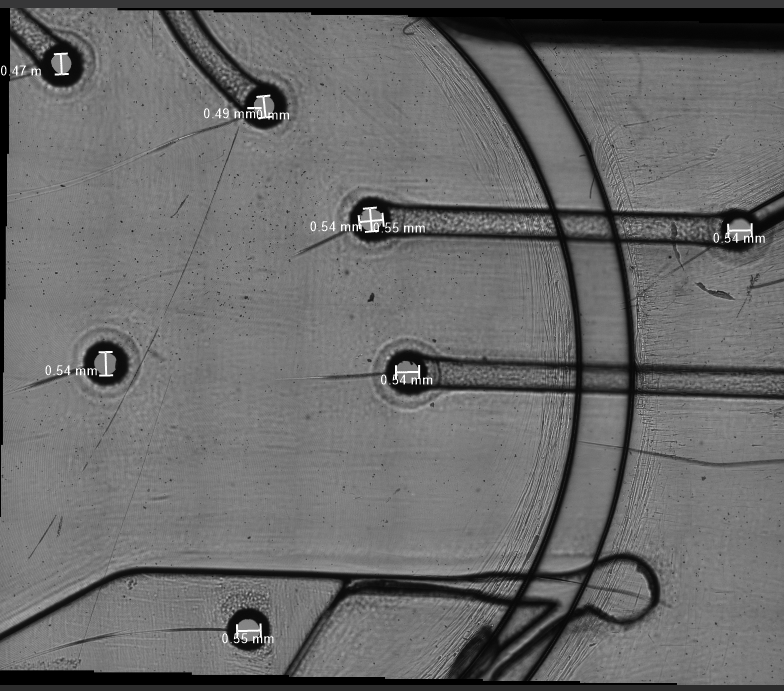
#> input picture 48_holes.png, 784 x 691 px; its folder holds only this picture in this run
$ python preprocess.py --image 48_holes.png --folder .
#> lines starting #> are read from the running program, lines starting #| are printed output that depends on the picture; after the words box and inside, x2 and y2 are one past the last pixel; in counts of white or black regions, pixels touching at a corner belong together
"""
preprocess.py
=============
Achira Beta Cartridge — Image Preprocessing Module
DWG: ACMCTA001  |  Material: PMMA  |  Microscope: 5X, stitched PNG

PURPOSE
-------
Converts raw stitched microscope PNGs into clean, edge-enhanced images
ready for feature detection and measurement.

Tuned to the observed characteristics of the actual cartridge images:
  - Holes_ch00.png  : 8911×6136 px, RGBA (alpha channel must be stripped)
  - neck_ch00.png   : 4503×3416 px, RGB
  - DAB_ch00.png    : ~10 MB, RGB
  - Mixing_ch00.png : ~56 MB, RGB

OBSERVED IMAGE CHARACTERISTICS (from real images)
--------------------------------------------------
  - Background    : medium grey PMMA (~140-170 pixel value)
  - Feature walls : very dark / black edges (~0-40 px value)
  - Feature interiors : dark grey (~40-80 px value)
  - Stitch seam   : horizontal bright line at ~50% image height (neck image)
  - Scratches     : faint diagonal lines across PMMA surface
  - Dust/debris   : small dark dots (2-8 px), scattered
  - Illumination  : slightly brighter centre, darker corners (vignette)
  - Stitch format : 2 tiles merged (visible boundary line)

PIPELINE PER IMAGE TYPE
-----------------------
  ALL images:
    1. Load + strip alpha (Holes is RGBA)
    2. Convert to grayscale
    3. Correct vignette (CLAHE)
    4. Gaussian blur (suppress scratches + dust)
    5. Canny edge detection (tuned per image type)
    6. Morphological close (connect broken edges)
    7. Mask stitch seam (neck image only)

  HOLES image additionally:
    8. Bilateral filter before Canny (preserves hole wall edges)

  NECK image additionally:
    8. Stitch seam detection and masking
    9. Tighter Canny thresholds (fine channel)

USAGE
-----
  # Preprocess a single image:
      from preprocess import preprocess
      result = preprocess("Holes_ch00.png")
      # result["edges"]  — Canny edge map
      # result["gray"]   — grayscale + CLAHE
      # result["binary"] — thresholded binary

  # Preprocess and save debug outputs:
      python preprocess.py --image Holes_ch00.png --debug
      python preprocess.py --image neck_ch00.png  --debug

  # Batch preprocess a cartridge folder:
      python preprocess.py --folder ./1/  --debug
"""

import cv2
import numpy as np
import os
import argparse
from pathlib import Path


# ── Image type detection ──────────────────────────────────────────────────────

IMAGE_TYPES = {
    "holes":  ["holes_ch00", "holes_ch"],
    "neck":   ["neck_ch00",  "neck_ch"],
    "dab":    ["dab_ch00",   "dab_ch"],
    "mixing": ["mixing_ch00", "mixing_merging", "mixing_ch"],
}

# Per-type preprocessing configs tuned to real images
CONFIGS = {
    "holes": {
        "blur_ksize":        (5, 5),
        "blur_sigma":        1.2,
        "clahe_clip":        2.5,
        "clahe_tile":        (8, 8),
        "bilateral_d":       9,
        "bilateral_sigma_c": 55,
        "bilateral_sigma_s": 55,
        "canny_low":         20,
        "canny_high":        80,
        "morph_ksize":       (3, 3),
        "morph_iters":       1,
        "mask_stitch":       True,   # Holes image has 4-panel stitch (cross seam)
        "notes": (
            "Tuned on real Holes_ch00.png (8911x6136, RGBA). "
            "Alpha stripped automatically. Bilateral preserves circular hole wall edges. "
            "4-panel stitch: horizontal seam ~y=3065, vertical seam ~x=5680. "
            "Right panels have higher edge noise — per-quadrant normalization applied."
        ),
    },
    "neck": {
        "blur_ksize":        (3, 3),    # smaller — preserve fine channel
        "blur_sigma":        0.8,
        "clahe_clip":        3.0,       # higher clip — more contrast variation
        "clahe_tile":        (6, 6),
        "bilateral_d":       7,         # tuned on real image: brings edge% from 24%→5%
        "bilateral_sigma_c": 40,        # lower sigma preserves fine neck edges
        "bilateral_sigma_s": 40,
        "canny_low":         30,        # tuned: 30/100 gives ~4.6% clean edges
        "canny_high":        100,
        "morph_ksize":       (2, 2),
        "morph_iters":       1,
        "mask_stitch":       True,      # stitch seam detected at y=1216 in real image
        "notes": (
            "Tuned on real neck_ch00.png (4503x3416). "
            "Bilateral d=7 reduces PMMA scratch noise from 24% to ~5% edge density. "
            "Stitch seam auto-detected and masked."
        ),
    },
    "dab": {
        "blur_ksize":        (5, 5),
        "blur_sigma":        1.2,
        "clahe_clip":        2.0,
        "clahe_tile":        (8, 8),
        "bilateral_d":       7,
        "bilateral_sigma_c": 50,
        "bilateral_sigma_s": 50,
        "canny_low":         20,
        "canny_high":        75,
        "morph_ksize":       (3, 3),
        "morph_iters":       1,
        "mask_stitch":       False,
        "notes": "Inlet/DAB area — standard settings.",
    },
    "mixing": {
        "blur_ksize":        (5, 5),
        "blur_sigma":        1.5,       # slightly more blur — large image, more noise
        "clahe_clip":        2.5,
        "clahe_tile":        (8, 8),
        "bilateral_d":       9,
        "bilateral_sigma_c": 60,
        "bilateral_sigma_s": 60,
        "canny_low":         18,
        "canny_high":        72,
        "morph_ksize":       (3, 3),
        "morph_iters":       1,
        "mask_stitch":       False,
        "notes": "Mixing chamber — large stitched image, slightly more blur.",
    },
}


# ── Image type detection ──────────────────────────────────────────────────────

def detect_image_type(image_path: str) -> str:
    """
    Infer image type from filename (case-insensitive).
    Returns one of: holes | neck | dab | mixing | unknown
    """
    name = Path(image_path).stem.lower()
    for img_type, keywords in IMAGE_TYPES.items():
        if any(kw in name for kw in keywords):
            return img_type
    return "unknown"


# ── Cartridge folder validation ───────────────────────────────────────────────

# One image of each type is expected per cartridge folder.
REQUIRED_IMAGE_TYPES = ("holes", "neck", "dab", "mixing")
_EXPECTED_NAMES = {"holes": "Holes_ch00.png", "neck": "Neck_ch00.png",
                   "dab": "DAB_ch00.png", "mixing": "Mixing_ch00.png"}
_GENERATED_SUFFIXES = ("_detected", "_debug", "_annotated")


# [56 lines left out: function validate_cartridge_images, not called in this run]


# ── Core preprocessing ────────────────────────────────────────────────────────

def load_image(image_path: str) -> np.ndarray:
    """
    Load image and handle RGBA → BGR conversion.
    Holes_ch00.png is RGBA — alpha channel must be stripped.
    """
    img = cv2.imread(image_path, cv2.IMREAD_UNCHANGED)
    if img is None:
        raise FileNotFoundError(f"Cannot load: {image_path}")

    if img.ndim == 2:
        # Already grayscale — convert to BGR for consistency
        img = cv2.cvtColor(img, cv2.COLOR_GRAY2BGR)
    elif img.shape[2] == 4:
        # RGBA → BGR (drop alpha channel)
        img = cv2.cvtColor(img, cv2.COLOR_BGRA2BGR)
    # else: already BGR — nothing to do

    return img


def to_gray(img_bgr: np.ndarray) -> np.ndarray:
    """Convert BGR to grayscale."""
    return cv2.cvtColor(img_bgr, cv2.COLOR_BGR2GRAY)


def apply_clahe(gray: np.ndarray, clip_limit: float, tile_size: tuple) -> np.ndarray:
    """
    CLAHE — Contrast Limited Adaptive Histogram Equalisation.
    Corrects the vignette (bright centre, dark corners) and enhances
    local contrast for PMMA feature edges.
    """
    clahe = cv2.createCLAHE(clipLimit=clip_limit, tileGridSize=tile_size)
    return clahe.apply(gray)


def detect_stitch_seam(gray: np.ndarray, search_band: float = 0.15) -> int:
    """
    Detect the horizontal stitch seam in stitched images.
    Looks for a bright horizontal line near the vertical centre
    (within ±15% of image height).
    Returns the y-coordinate of the seam, or -1 if not found.
    """
    h, w   = gray.shape
    centre = h // 2
    band   = int(h * search_band)
    region = gray[centre - band: centre + band, :]

    row_means  = np.mean(region, axis=1)
    seam_local = int(np.argmax(row_means))
    peak       = row_means[seam_local]
    median     = np.median(row_means)
    if peak > median * 1.03:
        return (centre - band) + seam_local
    return -1


# [50 lines left out: functions detect_vertical_stitch_seam, normalize_quadrants, not called in this run]


def mask_stitch_seam(img: np.ndarray, seam_y: int,
                     half_width: int = 8) -> np.ndarray:
    """
    Mask the stitch seam by replacing it with the local median grey value.
    This prevents the seam from being detected as a feature edge.
    half_width: pixels above and below the seam to mask.
    """
    if seam_y < 0:
        return img
    result = img.copy()
    h = img.shape[0]
    y1 = max(0, seam_y - half_width)
    y2 = min(h, seam_y + half_width)

    # Use median of rows just outside the seam band as fill value
    above = img[max(0, y1 - 20): y1, :]
    below = img[y2: min(h, y2 + 20), :]
    fill  = int(np.median(np.concatenate([above.flatten(), below.flatten()])))

    result[y1:y2, :] = fill
    return result


def preprocess(image_path: str,
               image_type: str = None,
               config: dict = None) -> dict:
    """
    Full preprocessing pipeline for one cartridge image.

    Parameters
    ----------
    image_path : str
        Path to the PNG image.
    image_type : str, optional
        One of: holes | neck | dab | mixing.
        Auto-detected from filename if not provided.
    config : dict, optional
        Override config. Uses CONFIGS[image_type] if not provided.

    Returns
    -------
    dict with keys:
        "bgr"         — original image (BGR, alpha stripped)
        "gray"        — grayscale after CLAHE
        "gray_raw"    — grayscale before CLAHE (for reference)
        "blurred"     — after Gaussian blur
        "edges"       — Canny edge map  ← primary output for detection
        "binary"      — binary threshold (for contour detection)
        "seam_y"      — stitch seam y-coordinate (-1 if none found/masked)
        "image_type"  — detected type string
        "config"      — config dict used
        "image_path"  — input path
    """
    # ── Resolve type and config ──────────────────────────────────────────────
    if image_type is None:
        image_type = detect_image_type(image_path)
    if config is None:
        config = CONFIGS.get(image_type, CONFIGS["holes"])

    cfg = config  # shorthand

    # ── 1. Load ──────────────────────────────────────────────────────────────
    bgr      = load_image(image_path)
    gray_raw = to_gray(bgr)

    # ── 2. CLAHE (initial contrast enhancement) ──────────────────────────────
    gray = apply_clahe(gray_raw, cfg["clahe_clip"], cfg["clahe_tile"])

    # ── 3. Stitch seam detection and masking ─────────────────────────────────
    seam_y = -1
    seam_x = -1
    gray_masked = gray.copy()

    if cfg.get("mask_stitch", False):
        seam_y = detect_stitch_seam(gray)

        # For holes image: also detect vertical seam (4-panel cross stitch)
        if image_type == "holes":
            seam_x = detect_vertical_stitch_seam(gray)

            # Per-quadrant normalization to equalize illumination across panels
            # (right panels are consistently brighter/noisier)
            if seam_y > 0 and seam_x > 0:
                gray = normalize_quadrants(gray, seam_y, seam_x)
                gray_masked = gray.copy()

        if seam_y > 0:
            gray_masked = mask_stitch_seam(gray_masked, seam_y, half_width=10)
        if seam_x > 0:
            gray_masked = mask_stitch_seam(
                gray_masked.T, seam_x, half_width=10
            ).T   # transpose trick: reuse horizontal masker for vertical seam

    # ── 4. Bilateral filter (holes / large feature images) ───────────────────
    #    Bilateral preserves sharp feature wall edges while smoothing
    #    the PMMA surface texture (scratches, dust halos)
    if cfg.get("bilateral_d", 0) > 0:
        filtered = cv2.bilateralFilter(
            gray_masked,
            cfg["bilateral_d"],
            cfg["bilateral_sigma_c"],
            cfg["bilateral_sigma_s"]
        )
    else:
        filtered = gray_masked

    # ── 5. Gaussian blur (final noise suppression) ───────────────────────────
    blurred = cv2.GaussianBlur(
        filtered,
        cfg["blur_ksize"],
        cfg["blur_sigma"]
    )

    # ── 6. Canny edge detection ───────────────────────────────────────────────
    edges = cv2.Canny(blurred, cfg["canny_low"], cfg["canny_high"])

    # ── 7. Morphological close (connect broken edge segments) ─────────────────
    kernel = cv2.getStructuringElement(cv2.MORPH_ELLIPSE, cfg["morph_ksize"])
    edges  = cv2.morphologyEx(edges, cv2.MORPH_CLOSE, kernel,
                               iterations=cfg["morph_iters"])

    # ── 8. Re-mask both seams on edge map ────────────────────────────────────
    if seam_y > 0:
        edges = mask_stitch_seam(edges, seam_y, half_width=12)
    if seam_x > 0:
        edges = mask_stitch_seam(edges.T, seam_x, half_width=12).T

    # ── 9. Binary threshold (for contour-based detection) ─────────────────────
    _, binary = cv2.threshold(blurred, 0, 255,
                               cv2.THRESH_BINARY_INV + cv2.THRESH_OTSU)

    return {
        "bgr":        bgr,
        "gray_raw":   gray_raw,
        "gray":       gray,
        "blurred":    blurred,
        "edges":      edges,
        "binary":     binary,
        "seam_y":     seam_y,
        "seam_x":     seam_x,
        "image_type": image_type,
        "config":     cfg,
        "image_path": image_path,
    }


# ── Debug / visualisation ─────────────────────────────────────────────────────

# [71 lines left out: function save_debug_outputs, not called in this run]


def print_image_info(result: dict):
    """Print summary of image properties and preprocessing applied."""
    h, w   = result["gray"].shape
    cfg    = result["config"]
    seam   = result["seam_y"]

    print("\n" + "─" * 60)
    print(f"  Image       : {Path(result['image_path']).name}")
    print(f"  Type        : {result['image_type']}")
    print(f"  Dimensions  : {w} × {h} px")
    print(f"  Stitch seam : {'y = ' + str(seam) + ' px (masked)' if seam > 0 else 'not detected'}")
    print("  Pipeline    :")
    print(f"    CLAHE clip={cfg['clahe_clip']}, tile={cfg['clahe_tile']}")
    if cfg.get("bilateral_d", 0) > 0:
        print(f"    Bilateral d={cfg['bilateral_d']}, "
              f"σc={cfg['bilateral_sigma_c']}, σs={cfg['bilateral_sigma_s']}")
    print(f"    Gaussian blur {cfg['blur_ksize']}, σ={cfg['blur_sigma']}")
    print(f"    Canny low={cfg['canny_low']}, high={cfg['canny_high']}")
    print(f"    Morph close {cfg['morph_ksize']}, iters={cfg['morph_iters']}")
    print(f"  Notes       : {cfg.get('notes','')}")
    print("─" * 60 + "\n")


# ── Batch preprocessing ───────────────────────────────────────────────────────

# [35 lines left out: function preprocess_cartridge_folder, not called in this run]


# ── CLI ───────────────────────────────────────────────────────────────────────

def main():
    parser = argparse.ArgumentParser(
        description="Achira Beta Cartridge — Image Preprocessing (ACMCTA001)",
        formatter_class=argparse.RawDescriptionHelpFormatter,
        epilog="""
Examples:
  # Single image with debug output
  python preprocess.py --image Holes_ch00.png --debug

  # Single image, specify type explicitly
  python preprocess.py --image neck_ch00.png --type neck --debug

  # Entire cartridge folder
  python preprocess.py --folder ./1/ --debug

  # Batch — all cartridge folders
  python preprocess.py --batch ./BASEPLATE/ --debug
        """
    )
    parser.add_argument("--image",  help="Path to single PNG image")
    parser.add_argument("--type",   choices=list(CONFIGS.keys()),
                        help="Override image type detection")
    parser.add_argument("--folder", help="Process all images in a cartridge folder")
    parser.add_argument("--batch",  help="Process all numbered subfolders in a batch folder")
    parser.add_argument("--debug",  action="store_true",
                        help="Save debug output images")
    parser.add_argument("--outdir", default=None,
                        help="Output directory for debug images")

    args = parser.parse_args()

    if args.image:
        print(f"\n  Preprocessing: {args.image}")
        result = preprocess(args.image, image_type=args.type)
#> in load_image, img is the input picture: shape (691, 784, 4); mean B, G, R, A 105.7, 105.7, 105.7, 255
#> in apply_clahe, `return clahe.apply(gray)`:
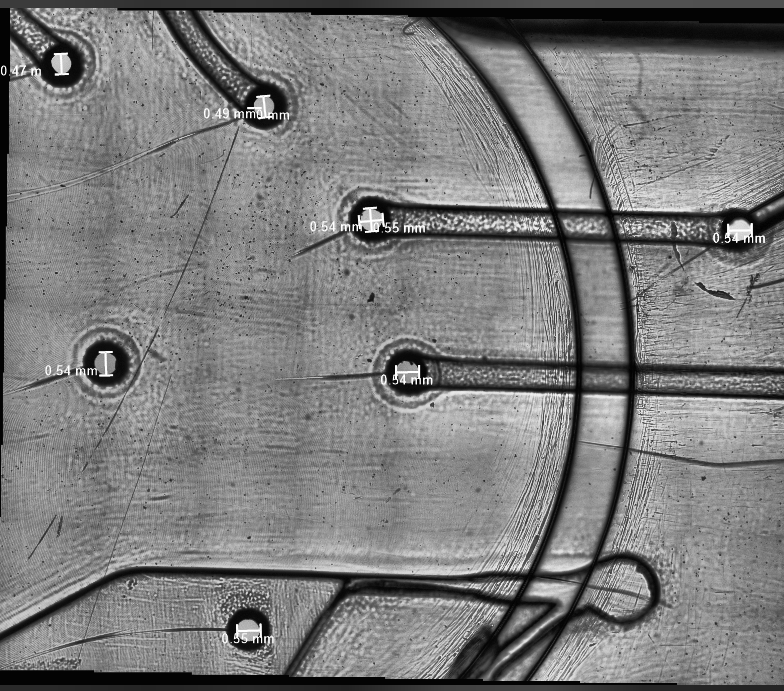
#> returned value: shape (691, 784); min 1, max 255, mean 123.8
#> in detect_stitch_seam, `region = gray[centre - band: centre + band, :]`:
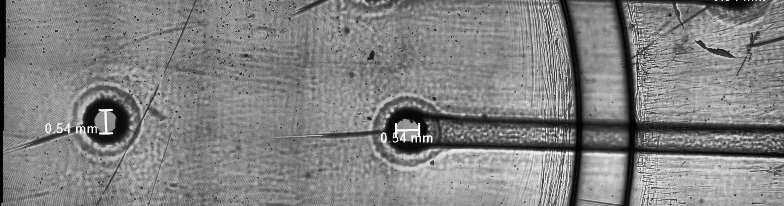
#> region: shape (206, 784); min 2, max 255, mean 129.6
#> in detect_stitch_seam, `row_means  = np.mean(region, axis=1)`: row_means = 206 values, max 155.4 at index 169, min 92.22 at index 146, mean 129.6
#> in detect_stitch_seam, `seam_local = int(np.argmax(row_means))`: seam_local = 169
#> in detect_stitch_seam, `peak       = row_means[seam_local]`: peak = 155.4
#> in detect_stitch_seam, `median     = np.median(row_means)`: median = 131.7
#> in preprocess, `seam_y = detect_stitch_seam(gray)`: seam_y = 411
#> in mask_stitch_seam, `y1 = max(0, seam_y - half_width)`: y1 = 401
#> in mask_stitch_seam, `y2 = min(h, seam_y + half_width)`: y2 = 421
#> in mask_stitch_seam, `fill  = int(np.median(np.concatenate([above.flatten(), below.flatten()..`: fill = 137
#> in mask_stitch_seam, `result[y1:y2, :] = fill`:
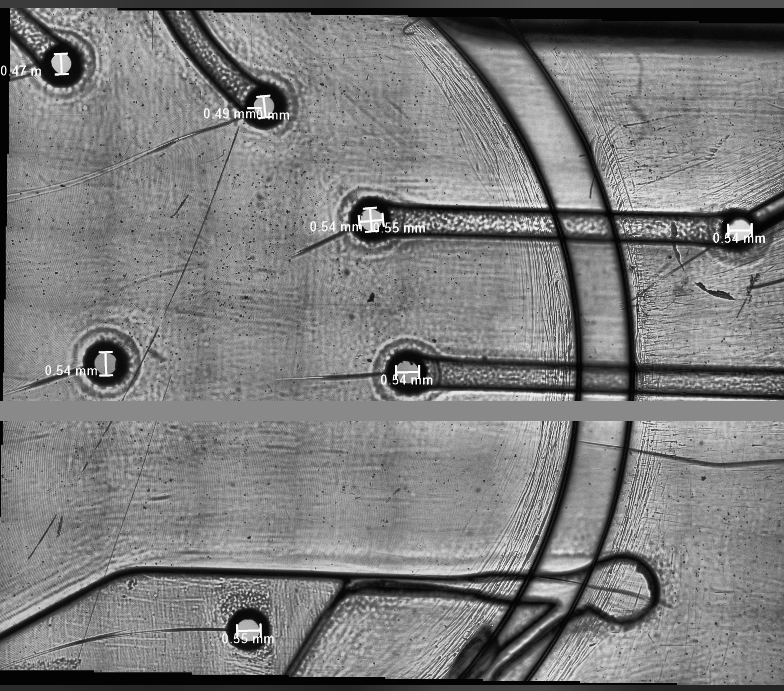
#> result: shape (691, 784); 2.86% of pixels changed, all inside (x1, y1, x2, y2) = (0, 401, 784, 421)
#> in preprocess, `blurred = cv2.GaussianBlur( filtered, cfg["blur_ksize"], cfg["blur_sig..`:
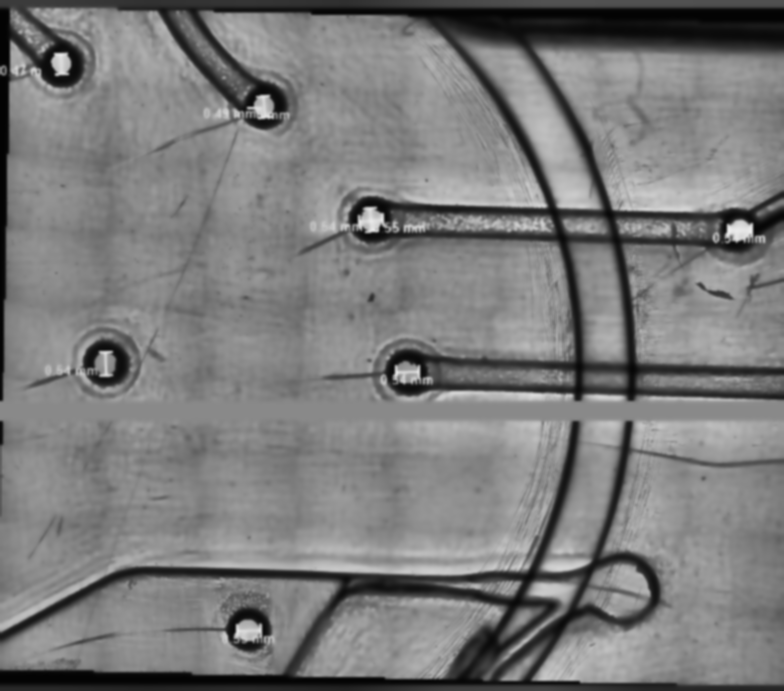
#> blurred: shape (691, 784); min 3, max 238, mean 123.4
#> in preprocess, `edges = cv2.Canny(blurred, cfg["canny_low"], cfg["canny_high"])`:
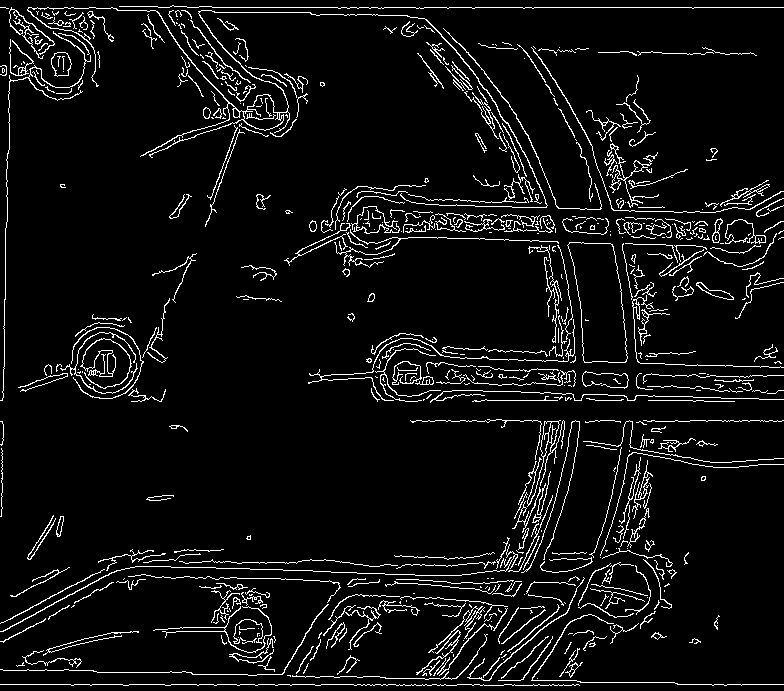
#> edges: shape (691, 784); 6.2% white in thin lines or dots
#> (the rest of the program and of its run is left out)
